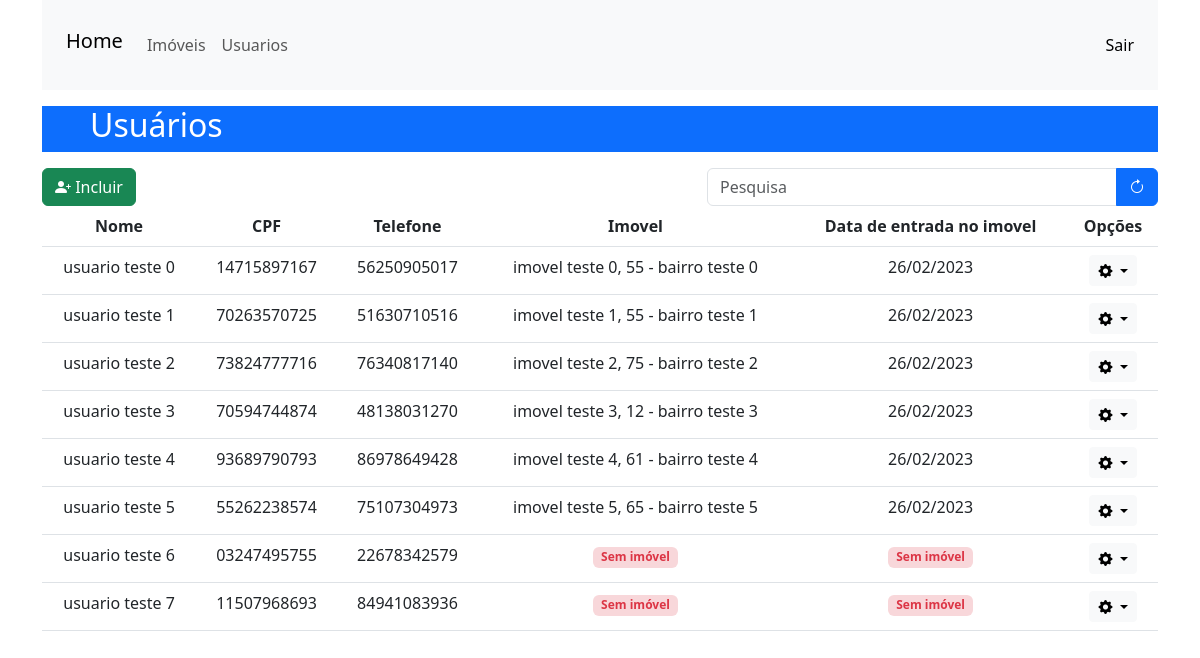
The page /usuario/listar/ (signed in) on the database as committed earlier.
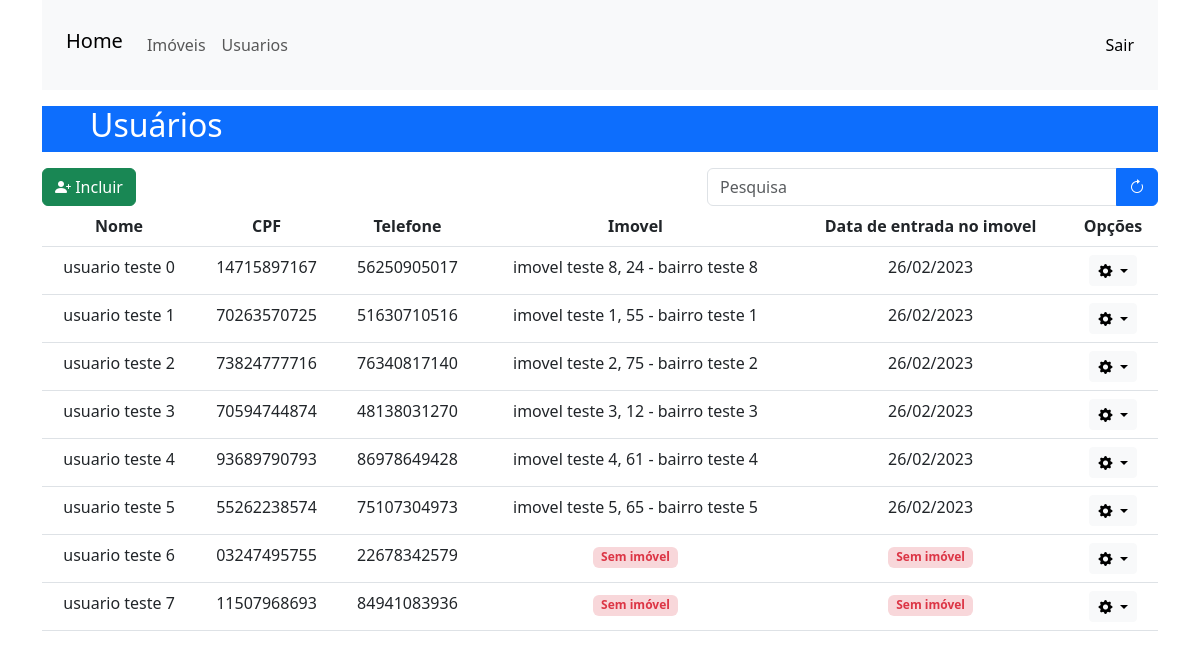
The same page on the database as committed later.
### usuario/models.py (models this page shows, shortened)
class Perfil(models.Model):
    cpf = models.CharField(max_length=14, null=True)
    nome_completo = models.CharField(max_length=50, null=True)
    telefone = models.CharField(max_length=16, null=True)
    data_entrada_imovel = models.DateField(auto_now_add=True, editable=True, verbose_name="Data de entrada no imovel")
    usuario = models.OneToOneField(User, blank=True, on_delete=models.CASCADE)
    imovel = models.OneToOneField(Imovel, null=True, blank=False, on_delete=models.SET_NULL)

### imobiliaria/models.py (models this page shows, shortened)
class Imovel(models.Model):
    nome = models.CharField(max_length=50, blank=True, verbose_name='Nome do imóvel / vila / condominio')
    cep = models.CharField(max_length=9, blank=True, verbose_name= 'CEP')
    endereco = models.CharField(max_length=100, blank=True, verbose_name= 'Endereço')
    numero = models.CharField(max_length=100, blank=True, verbose_name= 'Numero')
    bairro = models.CharField(max_length=100, blank=True, verbose_name= 'Bairro')
    cidade = models.CharField(max_length=100, blank=True, verbose_name= 'Cidade')
    uf = models.CharField(max_length=2, blank=True, verbose_name= 'UF')
    mensalidade = models.CharField(max_length=10, blank=True, verbose_name='Mensalidade R$')
    vencimento = models.IntegerField(default=10, verbose_name="Dia do vencimento da mensalidade")
    disponibilidade = models.BooleanField(default=True, verbose_name="Disponibilidade")
    def __str__(self) -> str:
        nome = ''
        if self.nome:
            nome = self.nome
        else:
            nome = self.endereco
        return f'{nome}, {self.numero} - {self.bairro}'

### usuario/views.py (the view)
# urls.py: path('listar/', listar_usuarios, name="listarusuarios"),
@login_required
@staff_member_required
def listar_usuarios(request):
    context = {}
    perfis = Perfil.objects.all()
    context['perfis'] = perfis
    if request.method == "GET":
        busca = request.GET.get('busca')
        if busca != None:
            perfis = Perfil.objects.all().filter(nome_completo__contains = busca)
            context['perfis'] = perfis
            return render(request, 'registration/list.html', context)
    try:
        Imovel.objects.get()
        tem_imoveis = True
    except:
        tem_imoveis = False
    context['tem_imoveis'] = tem_imoveis
    return render(request, 'registration/list.html', context)

### core/templates/registration/list.html (shortened to what this page needs)
{% extends 'base.html' %}
{% block content %}
<div class="container">
    <div class="row text-white bg-primary mx-auto my-3">
        <h2 class="ps-5">Usuários</h2>
    </div>
    <div class="row">
        <div class="col-7">
            <a href="{% url 'cadastrarusuario' %}" class="btn btn-success"><i class="bi bi-person-plus-fill"></i> Incluir</a>
        </div>
        <div class="col-5">
            <form method="GET" autocomplete="off">
                <div class="input-group">
                    <input type="text" class="form-control" placeholder="Pesquisa" name="busca">
                    <button class="btn btn-primary"><i class="bi bi-arrow-clockwise"></i></button>
                </div>
            </form>
        </div>
    </div>
    <table class="table table-hover text-center">
        <thead>
            <tr>
                <th scope="col">Nome</th>
                <th scope="col">CPF</th>
                <th scope="col">Telefone</th>
                <th scope="col">Imovel</th>
                <th scope="col">Data de entrada no imovel</th>
                <th scope="col">Opções</th>
            </tr>
        </thead>
        <tbody>
            {% for perfil in perfis %}
            <tr>
                <td>{{perfil.nome_completo}}</td>
                <td>{{perfil.cpf}}</td>
                <td>{{perfil.telefone}}</td>
                {% if perfil.imovel %}
                    <td>{{perfil.imovel}}</td>
                    <td>{{perfil.data_entrada_imovel|date:"d/m/Y"}}</td>
                {% else %}
                    <td><span class="badge bg-danger-subtle text-danger">Sem imóvel</span></td>
                    <td><span class="badge bg-danger-subtle text-danger">Sem imóvel</span></td>
                {% endif %}
                <td>
                    <div class="dropdown">
                        <button type="button" class="btn btn-sm btn-light dropdown-toggle" data-bs-toggle="dropdown">
                            <i class="bi bi-gear-fill"></i>
                        </button>
                    </div>
                </td>
            </tr>
            {% endfor %}
        </tbody>
    </table>
</div>
{% endblock %}

Rows that differ between the two databases and show on the page:
changed Perfil "usuario teste 0": imovel "imovel teste 0, 55 - bairro teste 0" → "imovel teste 8, 24 - bairro teste 8"
